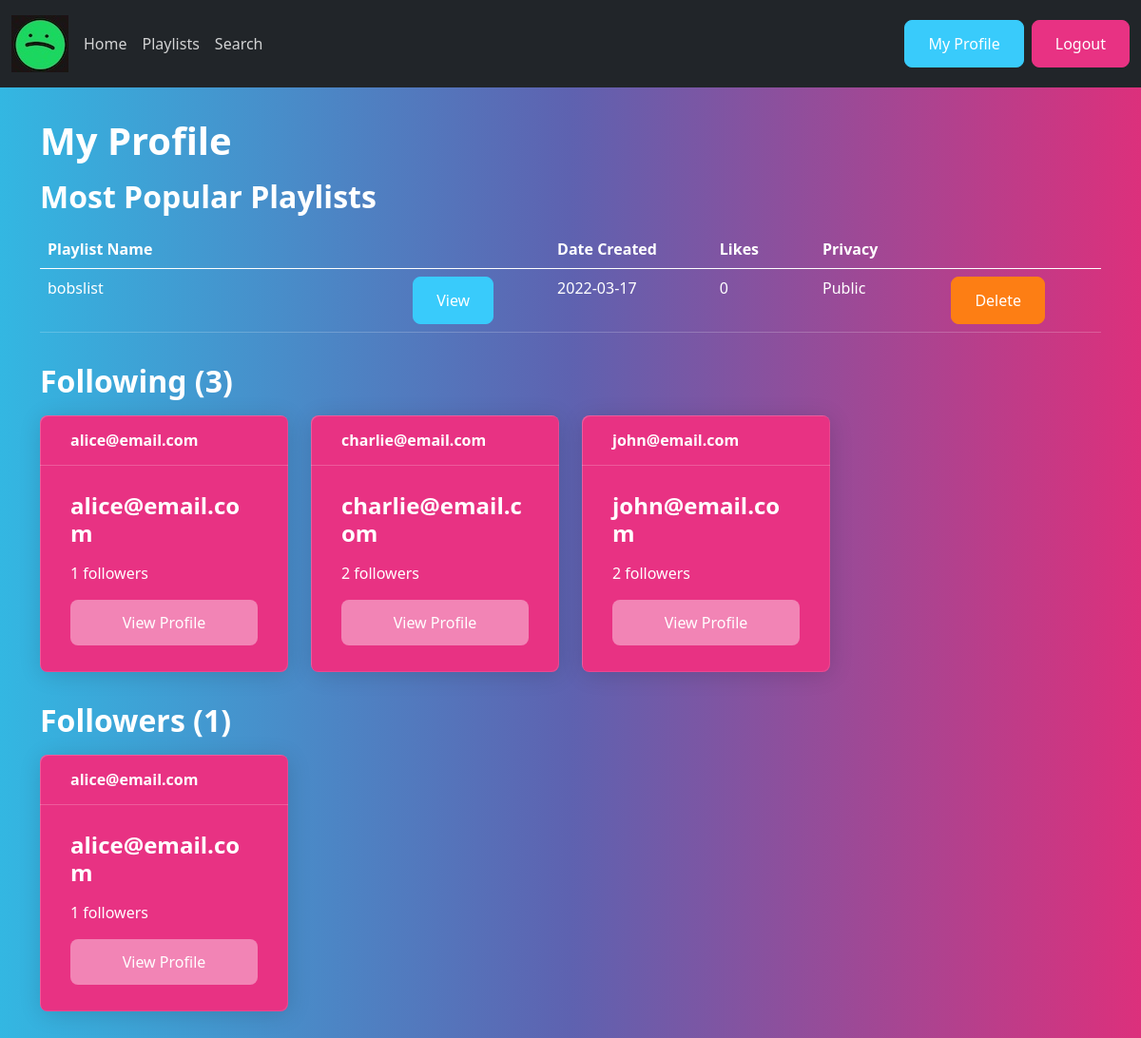
/php_playlists/profile.php (signed in), run on the app's committed database.
### tables this page shows
CREATE TABLE created_by (
    user_id INT NOT NULL,
    playlist_id INT NOT NULL PRIMARY KEY,
    FOREIGN KEY (user_id) REFERENCES user(user_id),
    FOREIGN KEY (playlist_id) REFERENCES playlist(playlist_id)
);

CREATE TABLE playlist (
    playlist_id INT NOT NULL AUTO_INCREMENT PRIMARY KEY,
    name VARCHAR(200) NOT NULL,
    date_created DATE NOT NULL,
    num_likes INT NOT NULL,
    is_public BOOL NOT NULL
);

CREATE TABLE follows (
    follower INT NOT NULL,
    followed INT NOT NULL,
    PRIMARY KEY (follower, followed),
    FOREIGN KEY (follower) REFERENCES user(user_id),
    FOREIGN KEY (followed) REFERENCES user(user_id)
);

CREATE TABLE user (
    user_id INT NOT NULL AUTO_INCREMENT PRIMARY KEY,
    email VARCHAR(100) NOT NULL,
    num_followers INT NOT NULL,
    password VARCHAR(100) NOT NULL
);

### php_playlists/userlibs/playlist_fxs.php (called while the page is built, shortened)
<?php
function getPopular($userId) {
    global $db;
    $query = "SELECT * FROM playlist
        INNER JOIN created_by
        ON playlist.playlist_id = created_by.playlist_id
        WHERE user_id=:id
        ORDER BY num_likes DESC
        LIMIT 3";
    $statement = $db->prepare($query);
    $statement->bindValue(':id', $userId);
    $statement->execute();
    $results = $statement->fetchAll();
    return $results;
}

### php_playlists/userlibs/follower_fxs.php (called while the page is built, shortened)
<?php
function getFollowers($userId) {
    global $db;
    $query = "SELECT * FROM user
        INNER JOIN follows ON user.user_id = follows.follower
        WHERE followed=:id";
    $statement = $db->prepare($query);
    $statement->bindValue(':id', $userId);
    $statement->execute();
    $results = $statement->fetchAll();
    return $results;
}
function getFollowing($userId) {
    global $db;
    $query = "SELECT * FROM user
        INNER JOIN follows ON user.user_id = follows.followed
        WHERE follower=:id";
    $statement = $db->prepare($query);
    $statement->bindValue(':id', $userId);
    $statement->execute();
    $results = $statement->fetchAll();
    return $results;
}

### php_playlists/profile.php (the view, shortened to what this page needs)
<?php
require('connect-db.php');
require('userlibs/follower_fxs.php');
require('userlibs/playlist_fxs.php');
$displayName = '';
$list_of_playlists = [];
$followers = [];
$following = [];
if (isset($_GET['user']) and ($_GET['user'] != $_SESSION['id'])) {
    $uName = getUser($_GET['user'])['email'];
    $displayName = "{$uName}'s";
    $list_of_playlists = getPopular($_GET['user']);
    $followers = getFollowers($_GET['user']);
    $following = getFollowing($_GET['user']);
}
else {
    $displayName = 'My';
    $list_of_playlists = getPopular($_SESSION['id']);
    $followers = getFollowers($_SESSION['id']);
    $following = getFollowing($_SESSION['id']);
}
$numFollowers = sizeof($followers);
$numFollowing = sizeof($following);
?>
<!DOCTYPE html>
<html>
<head>
    <link rel="stylesheet" type="text/css" href="style/bootstrap.min.css">
</head>
<body>
<nav class="navbar navbar-expand-lg navbar-dark bg-dark">
    <div class="container-fluid">
        <a href="#" class="img-fluid" style="margin-right: 8px"><img src="style/spot.jpg"></a>
        <div class="collapse navbar-collapse" id="navbarColor01">
            <ul class="navbar-nav me-auto">
                <li class="nav-item">
                    <a class="nav-link" href="homepage.php">Home</a>
                </li>
                <li class="nav-item">
                    <a class="nav-link" href="user-library.php">Playlists</a>
                </li>
                <li class="nav-item">
                    <a class="nav-link" href="search.php">Search</a>
                </li>
            </ul>
            <a class="btn btn-info mx-1" href="profile.php">My Profile</a>
            <a class="btn btn-primary" href="signout.php">Logout</a>
        </div>
    </div>
</nav>
<div class="container mt-3">
    <h1><?php echo $displayName; ?> Profile</h1>
    <h2>Most Popular Playlists</h2>
    <table class="table table-hover">
        <thead>
        <tr>
            <th width="18%">Playlist Name</th>
            <th width="5%"></th>
            <th width="8%">Date Created</th>
            <th width="5%">Likes</th>
            <th width="6%">Privacy</th>
            <th width="5%"></th>
        </tr>
        </thead>
        <?php foreach ($list_of_playlists as $playlist): ?>
            <tr>
                <td> <?php echo $playlist['name']; ?>
                </td>
                <td>
                    <a href="<?php echo "playlist_display.php?playlist={$playlist['playlist_id']}"?>"
                       class="btn btn-info">View</a>
                </td>
                <td> <?php echo $playlist['date_created']; ?> </td>
                <td> <?php echo $playlist['num_likes']; ?> </td>
                <td>
                    <?php
                    if($playlist['is_public'] == 0) {
                        echo "Private";
                    }
                    else {
                        echo "Public";
                    }
                    ?>
                </td>
                <td>
                    <form action="user-library.php" method="post">
                        <input type="submit" value="Delete" name="btnAction"
                               class="btn btn-danger" />
                    </form>
                </td>
            </tr>
        <?php endforeach; ?>
    </table>
    <h2>Following (<?php echo $numFollowing?>)</h2>
    <div class="row">
        <?php foreach ($following as $followed): ?>
            <div class="col-lg-3 d-flex align-items-stretch">
                <div class="card text-white bg-primary mb-3 w-100" style="max-width: 20rem;">
                    <div class="card-header"><?php echo $followed['email'] ?></div>
                    <div class="card-body d-flex flex-column">
                        <h4 class="card-title"><?php echo $followed['email'] ?></h4>
                        <p class="card-text"><?php echo sizeof(getFollowers($followed['user_id'])) ?> followers</p>
                        <a href="<?php echo "profile.php?user={$followed['user_id']}" ?>" class="btn mt-auto btn-secondary stretched-link">View Profile</a>
                    </div>
                </div>
            </div>
        <?php endforeach; ?>
    </div>
    <h2>Followers (<?php echo $numFollowers?>)</h2>
    <div class="row">
        <?php foreach ($followers as $follower): ?>
        <div class="col-lg-3 d-flex align-items-stretch">
            <div class="card text-white bg-primary mb-3 w-100" style="max-width: 20rem;">
                <div class="card-header"><?php echo $follower['email'] ?></div>
                <div class="card-body d-flex flex-column">
                    <h4 class="card-title"><?php echo $follower['email'] ?></h4>
                    <p class="card-text"><?php echo sizeof(getFollowers($follower['user_id'])) ?> followers</p>
                    <a href="<?php echo "profile.php?user={$follower['user_id']}" ?>" class="btn mt-auto btn-secondary stretched-link">View Profile</a>
                </div>
            </div>
        </div>
        <?php endforeach; ?>
    </div>
</div>
</body>
</html>

### data on the page
created_by: playlist_id.name "bobslist", playlist_id.date_created "2022-03-17", playlist_id.num_likes "0"
follows: followed.email "alice@email.com", sizeof(getFollowers($followed['user_id'])) "1"
follows: followed.email "charlie@email.com", sizeof(getFollowers($followed['user_id'])) "2"
follows: followed.email "john@email.com", sizeof(getFollowers($followed['user_id'])) "2"
follows: follower.email "alice@email.com", sizeof(getFollowers($follower['user_id'])) "1"

### other printed values
$displayName "My"
$numFollowing "3"
$numFollowers "1"
